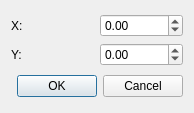
<?xml version="1.0" encoding="UTF-8"?>
<ui version="4.0">
 <class>UiAddStorageDialog</class>
 <widget class="QDialog" name="UiAddStorageDialog">
  <property name="geometry">
   <rect>
    <x>0</x>
    <y>0</y>
    <width>194</width>
    <height>113</height>
   </rect>
  </property>
  <property name="windowTitle">
   <string>Dialog</string>
  </property>
  <layout class="QVBoxLayout" name="verticalLayout">
   <item>
    <layout class="QGridLayout" name="gridLayout">
     <item row="0" column="0">
      <widget class="QLabel" name="label">
       <property name="text">
        <string>X:</string>
       </property>
      </widget>
     </item>
     <item row="0" column="1">
      <widget class="QDoubleSpinBox" name="xSpinBox">
       <property name="minimum">
        <double>-1000.000000000000000</double>
       </property>
       <property name="maximum">
        <double>1000.000000000000000</double>
       </property>
      </widget>
     </item>
     <item row="1" column="0">
      <widget class="QLabel" name="label_2">
       <property name="text">
        <string>Y:</string>
       </property>
      </widget>
     </item>
     <item row="1" column="1">
      <widget class="QDoubleSpinBox" name="ySpinBox">
       <property name="minimum">
        <double>-1000.000000000000000</double>
       </property>
       <property name="maximum">
        <double>1000.000000000000000</double>
       </property>
      </widget>
     </item>
    </layout>
   </item>
   <item>
    <widget class="QDialogButtonBox" name="buttonBox">
     <property name="orientation">
      <enum>Qt::Horizontal</enum>
     </property>
     <property name="standardButtons">
      <set>QDialogButtonBox::Cancel|QDialogButtonBox::Ok</set>
     </property>
    </widget>
   </item>
  </layout>
 </widget>
 <resources/>
 <connections>
  <connection>
   <sender>buttonBox</sender>
   <signal>accepted()</signal>
   <receiver>UiAddStorageDialog</receiver>
   <slot>accept()</slot>
   <hints>
    <hint type="sourcelabel">
     <x>248</x>
     <y>254</y>
    </hint>
    <hint type="destinationlabel">
     <x>157</x>
     <y>274</y>
    </hint>
   </hints>
  </connection>
  <connection>
   <sender>buttonBox</sender>
   <signal>rejected()</signal>
   <receiver>UiAddStorageDialog</receiver>
   <slot>reject()</slot>
   <hints>
    <hint type="sourcelabel">
     <x>316</x>
     <y>260</y>
    </hint>
    <hint type="destinationlabel">
     <x>286</x>
     <y>274</y>
    </hint>
   </hints>
  </connection>
 </connections>
</ui>
